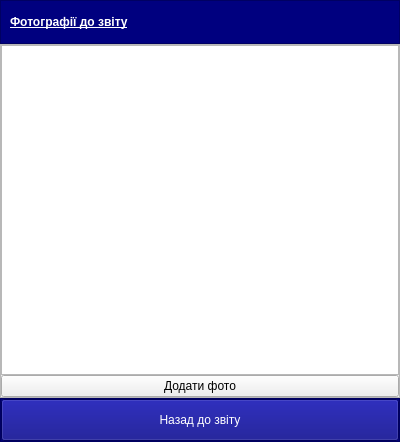
<?xml version="1.0" encoding="UTF-8"?>
<ui version="4.0">
 <class>ReportPhotos</class>
 <widget class="QWidget" name="ReportPhotos">
  <property name="geometry">
   <rect>
    <x>0</x>
    <y>0</y>
    <width>400</width>
    <height>442</height>
   </rect>
  </property>
  <property name="windowTitle">
   <string>Form</string>
  </property>
  <layout class="QVBoxLayout" name="verticalLayout">
   <property name="spacing">
    <number>0</number>
   </property>
   <property name="leftMargin">
    <number>0</number>
   </property>
   <property name="topMargin">
    <number>0</number>
   </property>
   <property name="rightMargin">
    <number>0</number>
   </property>
   <property name="bottomMargin">
    <number>0</number>
   </property>
   <item>
    <widget class="QFrame" name="frame">
     <property name="sizePolicy">
      <sizepolicy hsizetype="Preferred" vsizetype="Preferred">
       <horstretch>0</horstretch>
       <verstretch>10</verstretch>
      </sizepolicy>
     </property>
     <property name="styleSheet">
      <string notr="true">background-color: rgb(0, 0, 127);
color: rgb(255, 255, 255);</string>
     </property>
     <property name="frameShape">
      <enum>QFrame::StyledPanel</enum>
     </property>
     <property name="frameShadow">
      <enum>QFrame::Raised</enum>
     </property>
     <layout class="QHBoxLayout" name="horizontalLayout_2">
      <item>
       <widget class="QLabel" name="label">
        <property name="font">
         <font>
          <weight>75</weight>
          <bold>true</bold>
          <underline>true</underline>
         </font>
        </property>
        <property name="text">
         <string>Фотографії до звіту</string>
        </property>
       </widget>
      </item>
     </layout>
    </widget>
   </item>
   <item>
    <widget class="QFrame" name="frame_3">
     <property name="sizePolicy">
      <sizepolicy hsizetype="Preferred" vsizetype="Preferred">
       <horstretch>0</horstretch>
       <verstretch>80</verstretch>
      </sizepolicy>
     </property>
     <property name="frameShape">
      <enum>QFrame::StyledPanel</enum>
     </property>
     <property name="frameShadow">
      <enum>QFrame::Raised</enum>
     </property>
     <layout class="QVBoxLayout" name="verticalLayout_2">
      <property name="spacing">
       <number>0</number>
      </property>
      <property name="leftMargin">
       <number>0</number>
      </property>
      <property name="topMargin">
       <number>0</number>
      </property>
      <property name="rightMargin">
       <number>0</number>
      </property>
      <property name="bottomMargin">
       <number>0</number>
      </property>
      <item>
       <widget class="QListWidget" name="photosList"/>
      </item>
      <item>
       <widget class="QPushButton" name="addPhotoBtn">
        <property name="text">
         <string>Додати фото</string>
        </property>
       </widget>
      </item>
     </layout>
    </widget>
   </item>
   <item>
    <widget class="QFrame" name="bottom_frame">
     <property name="sizePolicy">
      <sizepolicy hsizetype="Preferred" vsizetype="Preferred">
       <horstretch>0</horstretch>
       <verstretch>10</verstretch>
      </sizepolicy>
     </property>
     <property name="styleSheet">
      <string notr="true">background-color: rgb(0, 0, 127);
color: rgb(255, 255, 255);</string>
     </property>
     <property name="frameShape">
      <enum>QFrame::StyledPanel</enum>
     </property>
     <property name="frameShadow">
      <enum>QFrame::Raised</enum>
     </property>
     <layout class="QHBoxLayout" name="horizontalLayout">
      <property name="spacing">
       <number>0</number>
      </property>
      <property name="leftMargin">
       <number>0</number>
      </property>
      <property name="topMargin">
       <number>0</number>
      </property>
      <property name="rightMargin">
       <number>0</number>
      </property>
      <property name="bottomMargin">
       <number>0</number>
      </property>
      <item>
       <widget class="QToolButton" name="backButton">
        <property name="sizePolicy">
         <sizepolicy hsizetype="Preferred" vsizetype="Preferred">
          <horstretch>0</horstretch>
          <verstretch>0</verstretch>
         </sizepolicy>
        </property>
        <property name="styleSheet">
         <string notr="true">background-color: rgb(0, 0, 127);
color: rgb(255, 255, 255);</string>
        </property>
        <property name="text">
         <string>Назад до звіту</string>
        </property>
       </widget>
      </item>
     </layout>
    </widget>
   </item>
  </layout>
 </widget>
 <resources/>
 <connections/>
</ui>
